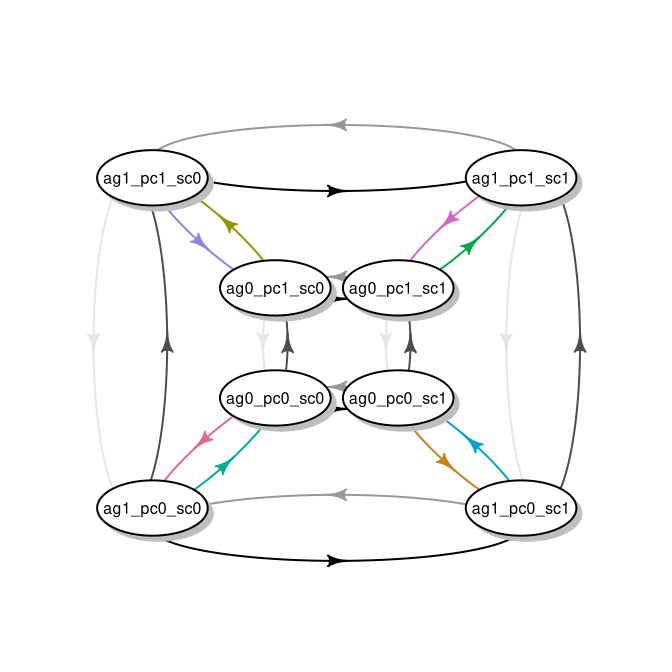

R code for this plot:
source("R/utils.R")
source("R/mcmc.R")
source("R/functions.R")
load_pkgs()
library(targets)
library(colorspace)
`tar_load(ag_model_pcsc)

library(diagram)
M <- ag_model_pcsc$solution
R <- ag_model_pcsc$args.list$rate
dimnames(R) <- dimnames(M)
R[R==13] <- NA
storage.mode(R) <- "character"
R[!is.na(R)] <- ""

## hack (reverse order)
vals <- expand.grid(sc=0:1, pc=0:1, ag=0:1)[,3:1]
## put nodes on flattened hypercube
##  (ag=0 inner square, ag = 1 outer square

box_mag <- vals$ag+0.5
shift <- c(0.3, 0.5)
xval <- with(vals, (sc-0.5)*box_mag)
yval <- with(vals, (pc-0.5)*box_mag)
pos <- cbind(xval, yval)
pos2 <- (pos-min(pos) + shift[1])/(diff(range(pos))*(1+shift[2]))
col_vec <- rep(NA, 12)
up_down_ind <- c(1,2,4,6)
col_vec[up_down_ind] <- gray(c(0, 0.3, 0.6, 0.9))
col_vec[-up_down_ind] <- qualitative_hcl(8)
C <- c(R)
C <- col_vec[C]
dim(C) <- dim(R)

plotmat(R, pos = pos2, xlim = c(-3,3),
        ## arr.lwd = sqrt(M/50),
        box.type = "ellipse", box.prop = 0.5,
        arr.lcol = C, arr.col = C)

dev.copy2pdf(file="flowfig.pdf")

svg("flowfig.svg")
plotmat(R, pos = pos2, xlim = c(-3,3),
        ## arr.lwd = sqrt(M/50),
        box.type = "ellipse", box.prop = 0.5,
        arr.lcol = C, arr.col = C)
dev.off()
## post-editing ...
